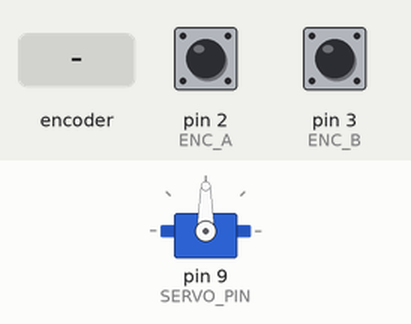
Bench run of a sketch on a simulated Arduino Uno, built with avr-gcc and run on an emulated ATmega328P. Shown: servo. The test bench sets the inputs (shaded band); at power-on: pin 2 (ENC_A) HIGH, pin 3 (ENC_B) HIGH.

Above: at 1.4 s.
1.5 s: rotary encoder on pin 2 (ENC_A) / pin 3 (ENC_B) turned 3 steps (first pin leading)
At 2.5 s:
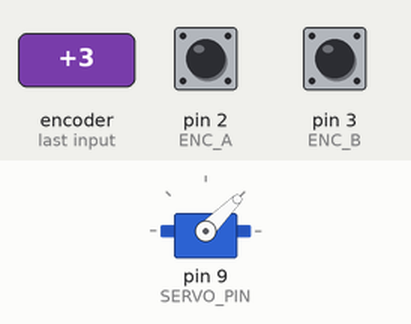
3.6 s: rotary encoder on pin 2 (ENC_A) / pin 3 (ENC_B) turned 1 step (first pin leading)
At 4.9 s:
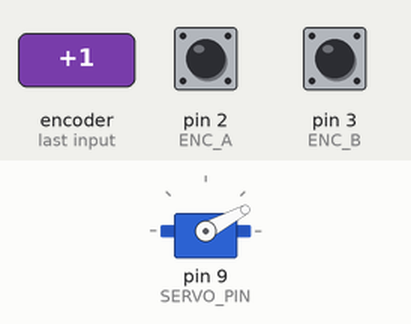
5.3 s: rotary encoder on pin 2 (ENC_A) / pin 3 (ENC_B) turned 1 step (first pin leading)
At 6.3 s:
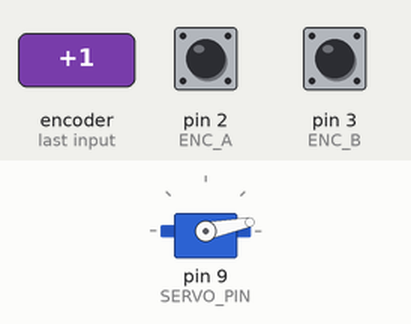
Timing chart, 0 to 8.3 s (numbered marks = the images above; inputs shaded):
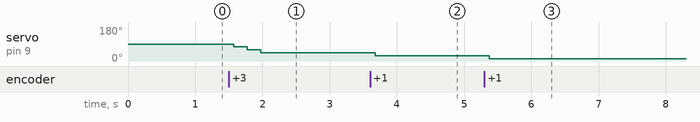

The sketch:

RotaryServoControl.ino
```cpp
/*********************************************************************
Servo characterization using rotary encoder to control
	Servo Pin:
	- Black / Brown GND
	- Red / Orange (center) +5v
	- White / Yellow => PWM or Analog pin 9

	Rotary encoder pin:
	- Output A => pin 2
	- Output B => pin 3

********************************************************************/

#include <Servo.h>

const int ENC_A 	= 2;
const int ENC_B 	= 3;
const int SERVO_PIN = 9;

int 		lastSv = 90;	// center start
boolean 	servoAttached = false;
unsigned long 	servoIdleTime = 0;

Servo kp90Servo;

void setup()   {
//	Serial.begin(9600);

	pinMode( ENC_A, INPUT_PULLUP);
	pinMode( ENC_B, INPUT_PULLUP);

	kp90Servo.attach(SERVO_PIN);
	kp90Servo.write(lastSv); // initialize starting position
	delay(200);
	kp90Servo.detach();

//	Serial.println("Starting...");

}


void loop()
{
	int rv = rotEncRead(ENC_A, ENC_B);

	if (rv != 0)
	{
		int currSv = lastSv + rv;
//		Serial.println(currSv);

		if (currSv > 180) currSv = 180;
		if (currSv < 1) currSv = 1;

		if (lastSv != currSv)
		{
			lastSv = currSv;
			if (!servoAttached)
				kp90Servo.attach(SERVO_PIN);
			servoAttached = true;
			servoIdleTime = millis();
			kp90Servo.write(lastSv);
		}
		delay(50);
	}
	else
	{
		// disable attached servo after 800 msec idle time
		if (servoAttached)
		{
			if ((millis() - servoIdleTime) > 800)
			{
				kp90Servo.detach();
				servoAttached = false;
			}
		}
	}
}

static int rotEncRead( int pa, int pb)
{
	unsigned long 	sampleTime = millis();
	int rv = encRead(pa,pb);

	if (rv != 0)
	{
		sampleTime = millis() - sampleTime;
		if (sampleTime < 30)
			sampleTime = 30;
		return rv*(1 + int(90000.0/(sampleTime*sampleTime)));
	}
	return 0;
}

/* Hard drive motor rotary Encoder functions for line Pa,Pb
	11-01-00-10-11 reverse
	11-10-00-01-11 forward
*/
// State table
static uint8_t stb[][4] =
{
//       0 1 2 3
        {8,1,2,8}, //0 start here v=3
        {3,1,8,0}, //1 3*1(-0-2-3 -1
        {4,8,2,0}, //2 3*2(-0-1-3
        {3,1,5,8}, //3 3-1*0(-2-3 -1
        {4,6,2,8}, //4 3-2*0(-1-3
        {3,8,5,7}, //5 3-1-0*2(-3 -1
        {4,6,8,9}, //6 3-2-0*1(-3
};

/* Read encoder state
	return -1, 0, +1 depending on direction of rotation
*/
static int encRead( int pa, int pb)
{
	int8_t cx = 0; 			// initial state 0
	int errCnt = 0;
	while (errCnt < 550)
	{
		uint8_t v = digitalRead(pa) | digitalRead(pb)<<1;
		if (v < 4)
		{
			uint8_t nx = stb[cx][v];

			if (nx > 6)
			{
				if (nx == 8)
				{
//					cx = 0;
					errCnt++;
				}
				else
					return (8 - (int)nx);
			}
			else
				cx = nx;
//			delay(1);
		}
		else
		{
			cx = 0;
			errCnt++;
		}
	}

	return 0;
}
```

Measured:
- after the input at 1.5 s, servo on pin 9 (SERVO_PIN): 90° → 75° after 0.08 s, → 60° 0.20 s later, → 45° 0.20 s later
- after the input at 3.6 s, servo on pin 9 (SERVO_PIN): 45° → 28° after 0.08 s
- after the input at 5.3 s, servo on pin 9 (SERVO_PIN): 28° → 11° after 0.08 s
